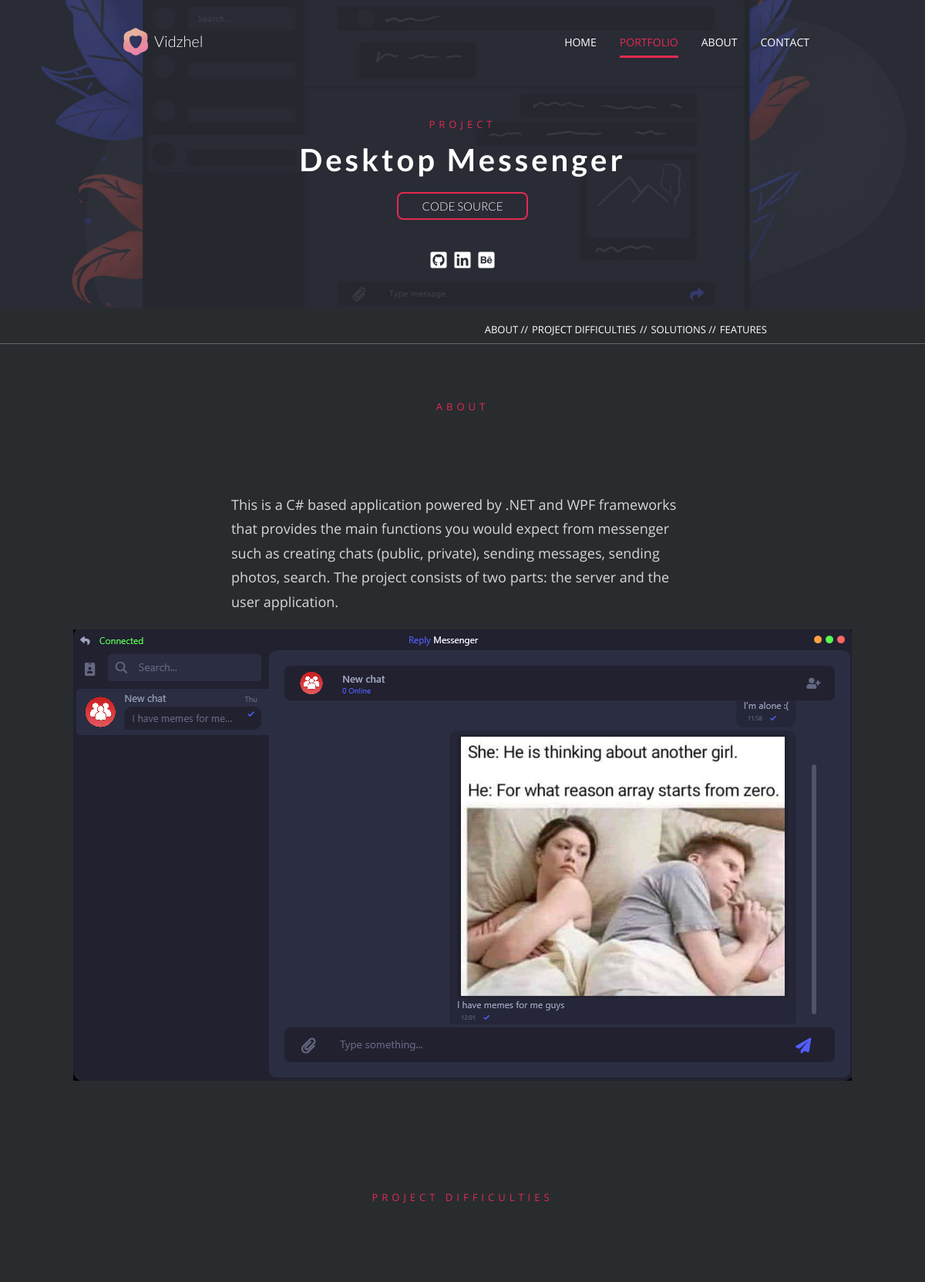
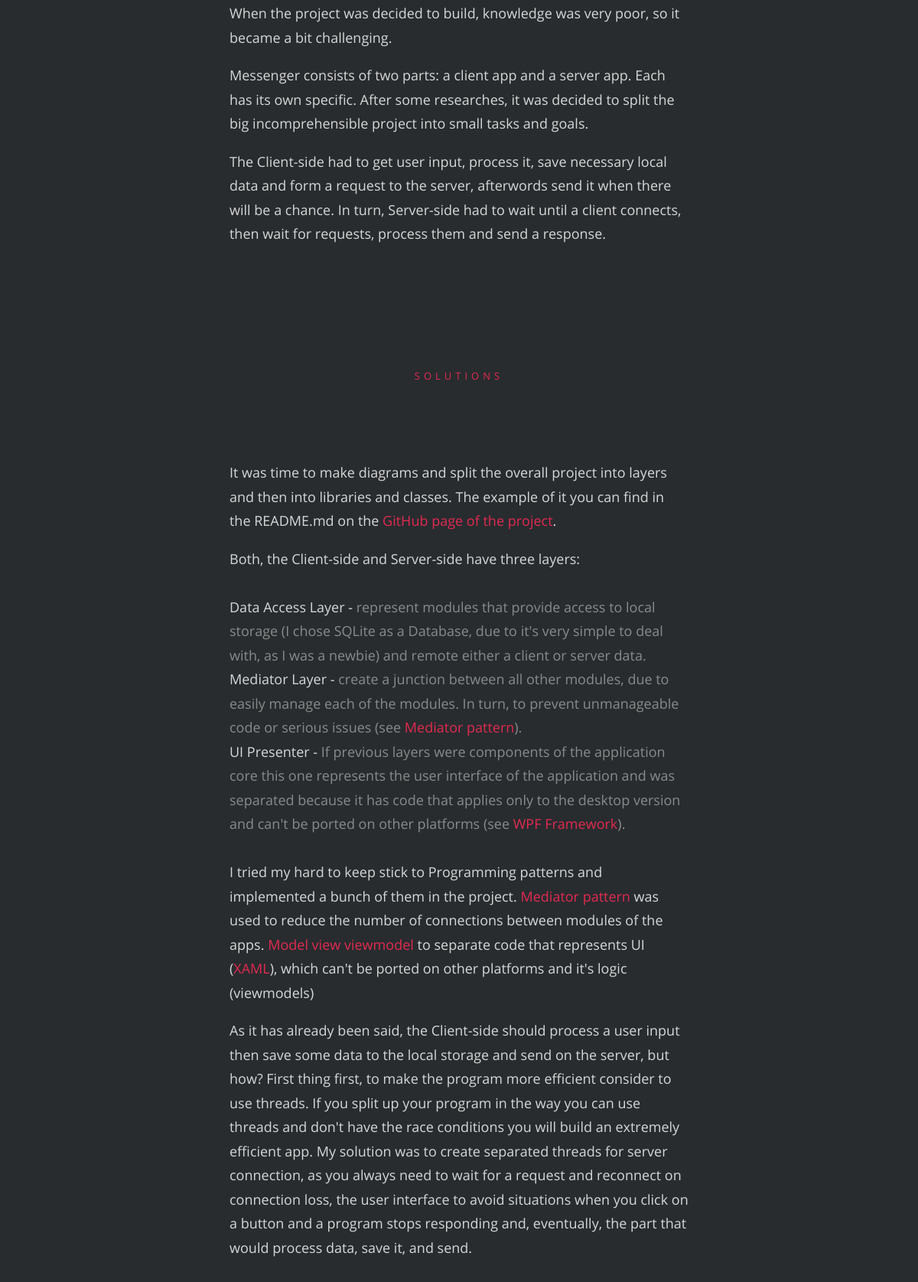
/portfolio/details/desktop_messenger (upper part), run on the app's committed database (2 pictures, top to bottom).
### projects/models.py (models this page shows, shortened)
class ProjectItem(models.Model):
    alias = models.CharField(max_length=40, primary_key=True)
    title = models.CharField(max_length=40)
    description = models.TextField()
    img = models.ImageField(
        upload_to=f"project_item/images", help_text="Select image for this project")
    upload_date = models.DateTimeField(auto_now=False, auto_now_add=True)
    in_progress = models.BooleanField(default=False,
                                      help_text="Determines if this project currently in progress")
    code_source = models.CharField(
        max_length=100, help_text="Link on this project's code source")
    categories = models.ManyToManyField(
        Category, help_text="Choose categories for this project")
    tags = models.ManyToManyField(
        Tag, help_text="Choose tags for this project")
    about = models.TextField()
    about_img = models.ImageField(
        upload_to=f"project_item/images", help_text="Select image for this section", null=True, blank=True)
    project_difficulties = models.TextField(null=True, blank=True)
    project_difficulties_img = models.ImageField(
        upload_to=f"project_item/images", help_text="Select image for this section", null=True, blank=True)
    solutions = models.TextField(null=True, blank=True)
    solutions_img = models.ImageField(
        upload_to=f"project_item/images", help_text="Select image for this section", null=True, blank=True)
    features = models.TextField(null=True, blank=True, help_text="Each item of the list splits on two parts:\n {title%content%endtitle}{items%item1;item2;item3;%enditems}")
    technologies = models.TextField(null=True, blank=True, help_text="Each item of the list splits on two parts:\n {title%content%endtitle}{items%item1;item2;item3;%enditems}")
    list_regex = re.compile(
        r"(?:{title%\s*(?P<title>.*)\s*%endtitle})\s*(?:{items%\s*(?P<items>.*;)*\s*%enditems})?\s*", re.IGNORECASE)
    class Meta:
        ordering = ["-upload_date"]
    def get_cleaned_data(self):
        features_cleaned = [match.groupdict()
                            for match in self.list_regex.finditer(self.features)]
        technologies_cleaned = [match.groupdict()
                                for match in self.list_regex.finditer(self.technologies)]
        for feature in features_cleaned:
            if(feature["items"]):
                feature["items"] = feature.get("items", "").split(";")
        for technologie in technologies_cleaned:
            if(technologie["items"]):
                technologie["items"] = technologie.get("items", "").split(";")
        data = {
            "alias": self.alias,
            "title": self.title,
            "description": self.description,
            "img": self.img,
            "upload_date": self.upload_date,
            "in_progress": self.in_progress,
            "code_source": self.code_source,
            "categories": self.categories,
            "tags": self.tags,
            "about": self.about,
            "about_img": self.about_img,
            "project_difficulties": self.project_difficulties,
            "project_difficulties_img": self.project_difficulties_img,
            "solutions": self.solutions,
            "solutions_img": self.solutions_img,
            "features": features_cleaned,
            "technologies": technologies_cleaned,
        }
        return data

### projects/views.py (the view)
# urls.py: path("details/<slug:alias>", project_details, name="project_details"),
def project_details(request, alias):
    project = get_object_or_404(ProjectItem, pk=alias)
    projects = ProjectItem.objects.all()
    previous_project_alias =""
    next_project_alias = ""
    for i in range(len(projects)):
        if(projects[i].alias == alias):
            if(i > 0):
                previous_project_alias = projects[i-1].alias
            if(i < len(projects) - 1):
                next_project_alias = projects[i+1].alias
    print(previous_project_alias, next_project_alias)
    context = {
        "project": project.get_cleaned_data(),
        "previous_project_alias": previous_project_alias,
        "next_project_alias": next_project_alias,
    }
    return render(request, "projects/portfolio_item.html", context)

### projects/templates/projects/portfolio_item.html (shortened to what this page needs)
{% extends 'base.html' %}
{% load static %}
{% block fixed_nav %}
        <div class="nav_wrapper">
            <div class="fixed_nav">
                <div class="anim_inner outher_container">
                    <a class="logo_link" href="{% url 'home_page' %}">
                        <div class="logo">
                            <img src="{% static 'base/images/Logo.png' %}" alt="vidzhel_logo">
                            <span class="logo_text">Vidzhel</span>
                        </div>
                    </a>
                    <nav class="main_nav">
                        <ul class="list_container">
                            <div class="list">
                                <ul>
                                    <li><a href="{% url 'home_page' %}">HOME</a></li>
                                    <li class="active"><a href="{% url 'projects_list' %}">PORTFOLIO</a></li>
                                    <li><a href="{% url 'about' %}">ABOUT</a></li>
                                    <li><a href="{% url 'home_page' %}#get_in_touch">CONTACT</a></li>
                                </ul>
                            </div>
                        </ul>
                    </nav>
                </div>
            </div>
        </div>
{% endblock fixed_nav %}
{% block content %}
    <div class="parallax-window" data-z-index="1" data-speed="0.2" data-parallax="scroll"
        data-image-src="/media/{{project.img}}">
        <header class="header">
            <div class="outher_container">
                <div class="section_heading">
                    <h1>Project</h1>
                    <h2>
                        {{project.title}}
                    </h2>
                    <div class="button"><a rel="nofollow" href="{{project.code_source}}" target="_blank">code source</a></div>
                </div>
                <div class="social_media">
                    <a target="_blank" rel="nofollow" href="https://github.com/Vidzhel" class="hoverable"><i
                            class="fab fa-github-square fa-lg"></i></a>
                    <a target="_blank" rel="nofollow" href="https://www.linkedin.com/in/vidzhel/" class="hoverable"><i
                            class="fab fa-linkedin fa-lg"></i></a>
                    <a target="_blank" rel="nofollow" href="https://www.behance.net/vidzhel" class="hoverable"><i class="fab fa-behance-square fa-lg"></i></a>
                </div>
            </div>
        </header>
    </div>
    <div class="section_nav">
        <div class="container">
            <div class="categories">
                <ul>
                    {% if project.about %}
                    <li><a class="smooth_scroll" data-anchor="about" data-duration="1000">ABOUT</a></li>
                    {% endif %}
                    {% if project.project_difficulties %}
                    <li><a class="smooth_scroll" data-anchor="project_difficulties" data-duration="1300">Project
                            Difficulties</a>
                    </li>
                    {% endif %}
                    {% if project.solutions %}
                    <li><a class="smooth_scroll" data-anchor="solutions" data-duration="1500">solutions</a></li>
                    {% endif %}
                    {% if project.features or project.technologies %}
                    <li><a class="smooth_scroll" data-anchor="features" data-duration="1700">features</a>
                    </li>
                    {% endif %}
                </ul>
            </div>
        </div>
    </div>
    {% if project.about %}
    <section class="section about" id="about">
        <div class="text_container">
            <div class="section_heading">
                <h1>about</h1>
            </div>
            <div class="content">
               {{project.about|safe}}
            </div>
        </div>
        {% if project.about_img %}
            <div class="img_container">
                <a href="/media/{{project.about_img}}" target="_blank">
                    <img src="/media/{{project.about_img}}" alt="section image">
                </a>
            </div>
        {% endif %}
    </section>
    {% endif %}
    {% if project.project_difficulties %}
    <section class="section about" id="project_difficulties">
        <div class="text_container">
            <div class="section_heading">
                <h1>Project difficulties</h1>
            </div>
            <div class="content">
                {{project.project_difficulties|safe}}
            </div>
        </div>
    </section>
    {% endif %}
    {% if project.solutions %}
    <section class="section about" id="solutions">
        <div class="text_container">
            <div class="section_heading">
                <h1>Solutions</h1>
            </div>
            <div class="content">
                {{project.solutions|safe}}
            </div>
        </div>
    </section>
    {% endif %}
{% endblock content %}
{% block styles %}
    <link rel="stylesheet" href="{% static 'base/styles/css/portfolio_item_page.min.css' %}">
{% endblock styles %}

### templates/base.html (style rules this page uses)
body { opacity: 0; overflow-x: hidden; }
html { background-color: #282C2F; }

### data on the page
ProjectItem: title "Desktop Messenger", about "This is a C# based application powered by .NET and WPF frameworks that provides the main functions you would expect from messenger such as creating chats (public, private), sending messages, sending photos, search. The project consists of two parts: the server and the user application.", about_img (picture), project_difficulties "When the project was decided to build, knowledge was very poor, so it became a bit challenging. Messenger consists of two parts: a client app and a server app. Each has its own specific. After some researches, it was decided to split the big incomprehensible project into small tasks and goals. The Client-side had to get user input, process it, save necessary local data and form a request to the server, afterwords send it when there will be a chance. In turn, Server-side had to wait until a client connects, then wait for requests, process them and send a response.", solutions "It was time to make diagrams and split the overall project into layers and then into libraries and classes. The example of it you can find in the README.md on the GitHub page of the project . Both, the Client-side and Server-side have three layers: Data Access Layer - represent modules that provide access to local storage (I chose SQLite as a Database, due to it's very simple to deal with, as I was a newbie) and remote either a client or server data. Mediator Layer - create a junction between all other modules, due to easily manage each of the modules. In turn, to prevent unmanageable code or serious issues (see Mediator pattern ). UI Presenter - If previous layers were components of the…"
